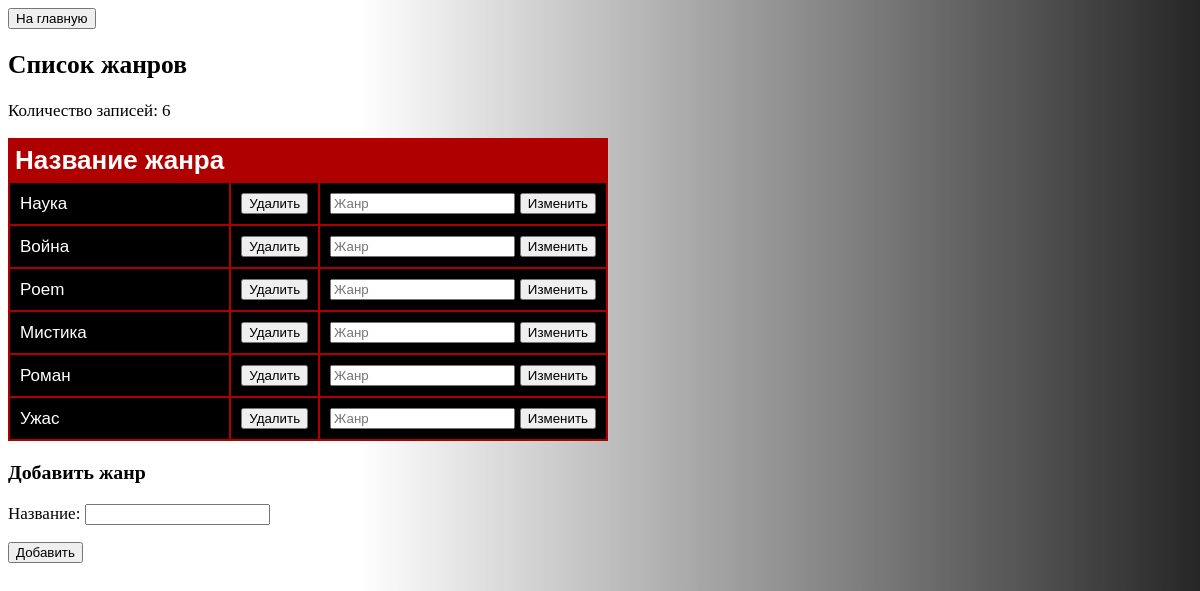
The app's page /1.php with its own data.
### tables this page shows
CREATE TABLE `genre` (
  `ID` int(11) UNSIGNED NOT NULL,
  `Name` varchar(50) NOT NULL
);

### 1.php (the view, shortened to what this page needs)
<!DOCTYPE html>
<html>
<head>
<link rel="stylesheet" href="site.css">
</head>
<body>
<form action=http://localhost/books>
<button>На главную</button>
</form>
<h2>Список жанров</h2>
<?php
$conn = new mysqli("localhost", "root", "acea", "books");
$sql = "SELECT * FROM `genre` ORDER BY `ID`  ASC;";
if($result = $conn->query($sql)){
    $rowsCount = $result->num_rows;
    echo "<p>Количество записей: $rowsCount</p>";
    echo "<table><tr><th>Название жанра</th></tr>";
    foreach($result as $row){
        echo "<tr>";
            echo "<td>" . $row["Name"] . "</td>";
            echo "<td><form action='deletegenre.php' method='post'>
                        <input type='hidden' name='id' value='" . $row["ID"] . "' />
                        <input type='submit' value='Удалить'>
                   </form></td>";
                   echo "<td><form action='updategenre.php' method='post'>
                   <input type='hidden' name='id' value='" . $row["ID"] . "' />
                   <input type='text'  placeholder='Жанр' name='Name'  />
                   <input type='submit' value='Изменить'>
              </form></td>";
        echo "</tr>";
    }
    echo "</table>";
} else{
    echo "Ошибка: " . $conn->error;
    header('Refresh: 2; URL=index.php');
        exit;
}
?>
<h3> Добавить жанр </h3>
<form action="genre.php" method="post">
<p>Название: <input type="text" name="genre" /></p>
<input type="submit" value="Добавить">
</form>
<br>
</body>
</html>

### site.css (style rules this page uses)
table { font-family: "Lucida Sans Unicode", "Lucida Grande", Sans-Serif; text-align: left; border-collapse: separate; border-spacing: 2px; background: #af0000; color: #ffffff; }
th { color: white; font-size: 26px; padding: 5px; }
td { color: #ffffff; background: #000000; padding: 10px; }
body { font-size: 17px; color: black; background: rgb(255 0 0); background: linear-gradient(90deg, rgb(255 255 255) 30%, rgb(0 0 0 / 85%) 100%); }

### records on screen
genre: Name "Наука"
genre: Name "Война"
genre: Name "Poem"
genre: Name "Мистика"
genre: Name "Роман"
genre: Name "Ужас"

### other values on screen
$rowsCount "6"
